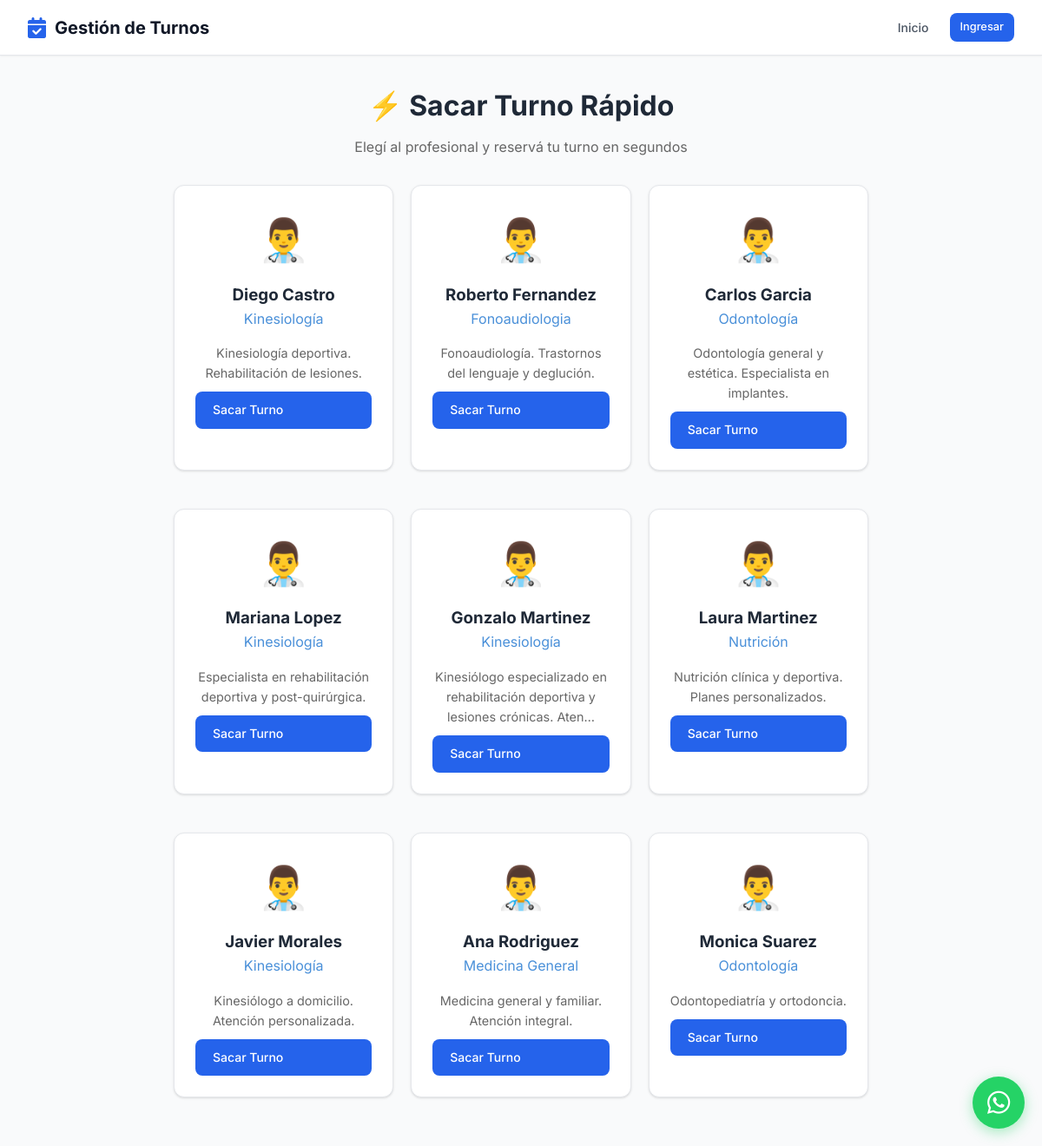
Page /turnos/sacar-turno/ on the earlier database version.
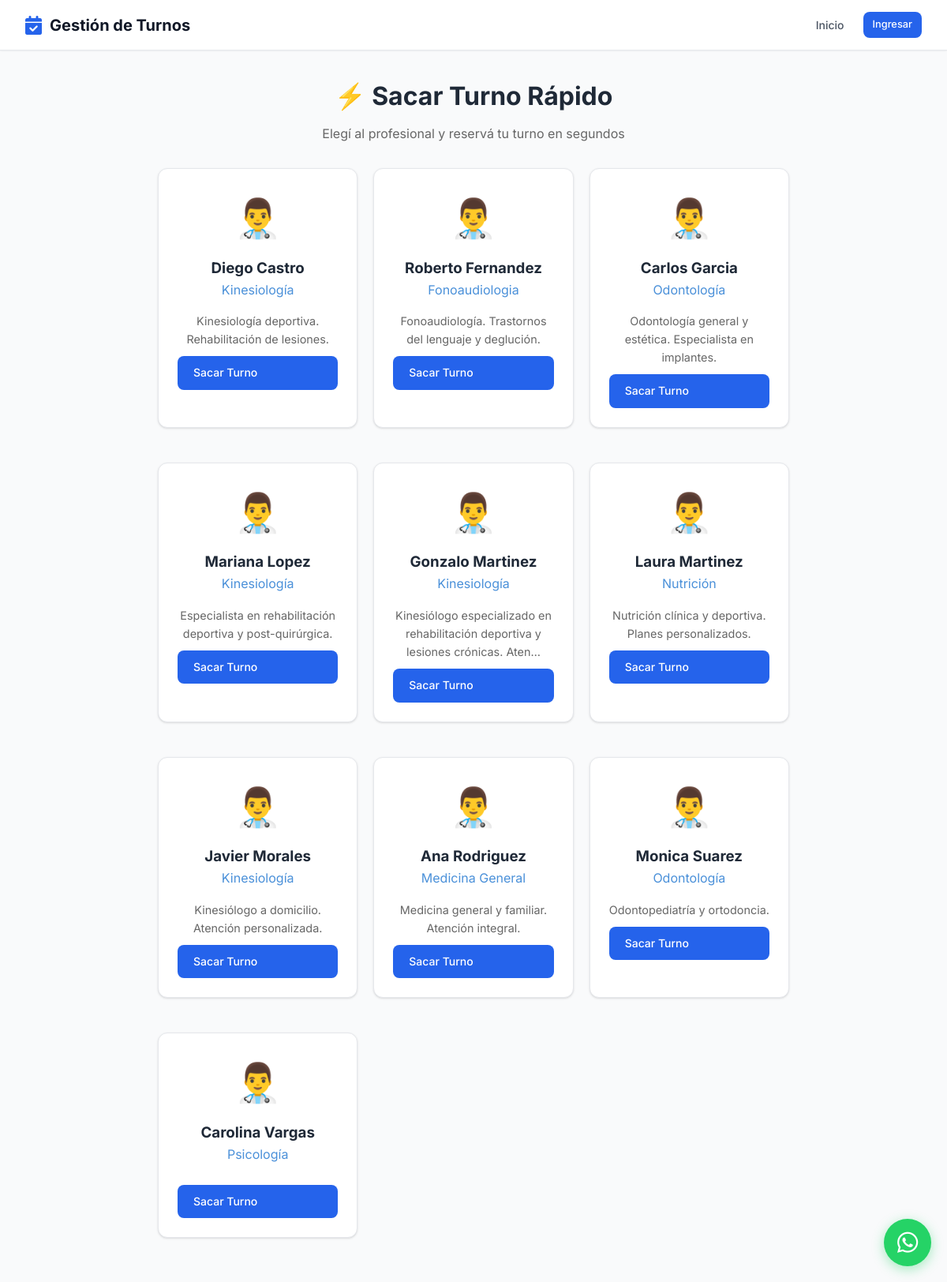
Same page on the later database version.
### profesionales/models.py (models this page shows, shortened)
class Profesional(Persona):
    ESPECIALIDADES = [
        ('odontologia', 'Odontología'),
        ('kinesiologia', 'Kinesiología'),
        ('psicologia', 'Psicología'),
        ('nutricion', 'Nutrición'),
        ('cardiologia', 'Cardiología'),
        ('medicina_general', 'Medicina General'),
        ('dermatologia', 'Dermatología'),
        ('estetica', 'Estética'),
        ('pediatria', 'Pediatría'),
        ('traumatologia', 'Traumatología'),
        ('veterinaria', 'Veterinaria'),
        ('fonoaudiologia', 'Fonoaudiologia'),
        ('otro', 'Otro'),
    ]
    usuario = models.OneToOneField(
        'usuarios.Usuario',
        on_delete=models.CASCADE,
        verbose_name='Usuario'
    )
    especialidad = models.CharField(
        max_length=50,
        choices=ESPECIALIDADES,
        verbose_name='Especialidad'
    )
    matricula = models.CharField(
        max_length=50,
        blank=True,
        verbose_name='Matrícula Profesional'
    )
    color_calendario = models.CharField(
        max_length=7,
        default='#4A90D9',
        verbose_name='Color en Calendario'
    )
    acepta_obra_social = models.BooleanField(
        default=False,
        verbose_name='Acepta Obra Social'
    )
    descripcion = models.TextField(
        blank=True,
        verbose_name='Descripción Profesional'
    )
    foto = models.ImageField(
    upload_to='profesionales/',
    blank=True,
    null=True,
    verbose_name='Foto de Perfil'
    )
    establecimientos = models.ManyToManyField(
    'establecimientos.Establecimiento',
    blank=True,
    related_name='profesionales',
    verbose_name='Consultorios donde atiende'
    )
    frase_destacada = models.CharField(max_length=200, blank=True, verbose_name='Frase destacada')
    precio_particular = models.DecimalField(max_digits=10, decimal_places=2, null=True, blank=True, verbose_name='Precio consulta particular')
    obras_sociales_texto = models.TextField(blank=True, verbose_name='Obras sociales (texto libre)')
    servicios_texto = models.TextField(blank=True, verbose_name='Servicios / Especializaciones')
    servicios_destacados = models.TextField(blank=True, verbose_name='Servicios destacados')
    especializaciones = models.TextField(blank=True, verbose_name='Especializaciones')
    atiende_por_orden = models.BooleanField(
    default=False,
    verbose_name='Atiende por orden de llegada'
)
    obras_sociales = models.ManyToManyField(
        'obras_sociales.ObraSocial',
        blank=True,
        related_name='profesionales',
        verbose_name='Obras Sociales'
    )
    planes = models.ManyToManyField(
        'obras_sociales.Plan',
        blank=True,
        verbose_name='Planes'
    )
    class Meta:
        verbose_name = 'Profesional'
        verbose_name_plural = 'Profesionales'
        ordering = ['apellido', 'nombre']

### turnos/views.py (the view)
# urls.py: path('sacar-turno/', views.sacar_turno_rapido, name='sacar_turno'),
def sacar_turno_rapido(request, profesional_id=None):
    if profesional_id:
        profesional = get_object_or_404(Profesional, id=profesional_id, activo=True)
        return mostrar_formulario_turno(request, profesional)
    profesionales = Profesional.objects.filter(activo=True)
    return render(request, 'turnos/elegir_profesional.html', {
        'profesionales': profesionales
    })

### core_app/models.py (called while the page is built)
    @property
    def nombre_completo(self):
        return f"{self.nombre} {self.apellido}"

### turnos/templates/turnos/elegir_profesional.html (shortened to what this page needs)
{% extends 'core_app/base.html' %}
{% block content %}
<div style="max-width: 800px; margin: 0 auto;">
    <h1 style="text-align: center; margin-bottom: 10px;">⚡ Sacar Turno Rápido</h1>
    <p style="text-align: center; color: #666; margin-bottom: 30px;">
        Elegí al profesional y reservá tu turno en segundos
    </p>
    {% if profesionales %}
        <div style="display: grid; grid-template-columns: repeat(auto-fill, minmax(250px, 1fr)); gap: 20px;">
            {% for prof in profesionales %}
            <div class="card" style="text-align: center;">
                <div style="font-size: 3em; margin-bottom: 10px;">👨‍⚕️</div>
                <h3>{{ prof.nombre_completo }}</h3>
                <p style="color: #4A90D9; margin-bottom: 15px;">
                    {{ prof.get_especialidad_display }}
                </p>
                {% if prof.descripcion %}
                    <p style="color: #666; font-size: 0.9em;">{{ prof.descripcion|truncatechars:80 }}</p>
                {% endif %}
                <a href="{% url 'sacar_turno_profesional' prof.id %}" class="btn" style="width: 100%; margin-top: 10px;">
                    Sacar Turno
                </a>
            </div>
            {% endfor %}
        </div>
    {% else %}
        <div class="card" style="text-align: center; padding: 40px;">
            <p>No hay profesionales disponibles en este momento.</p>
        </div>
    {% endif %}
</div>
{% endblock %}

Differences in the rows shown:
added Profesional: nombre_completo "Carolina Vargas", especialidad "Psicología"
